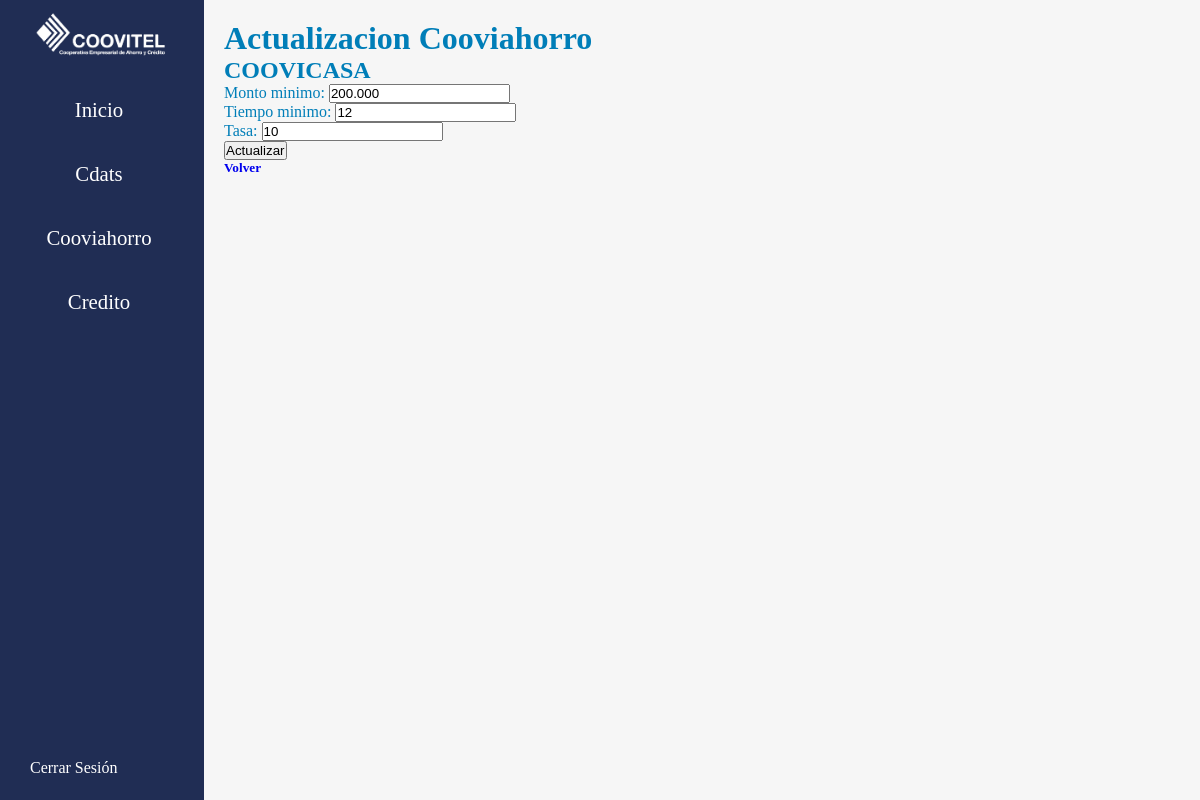
/cooviahorro/updatecooviahorro/2 (signed in), run on an earlier commit of the app's database.
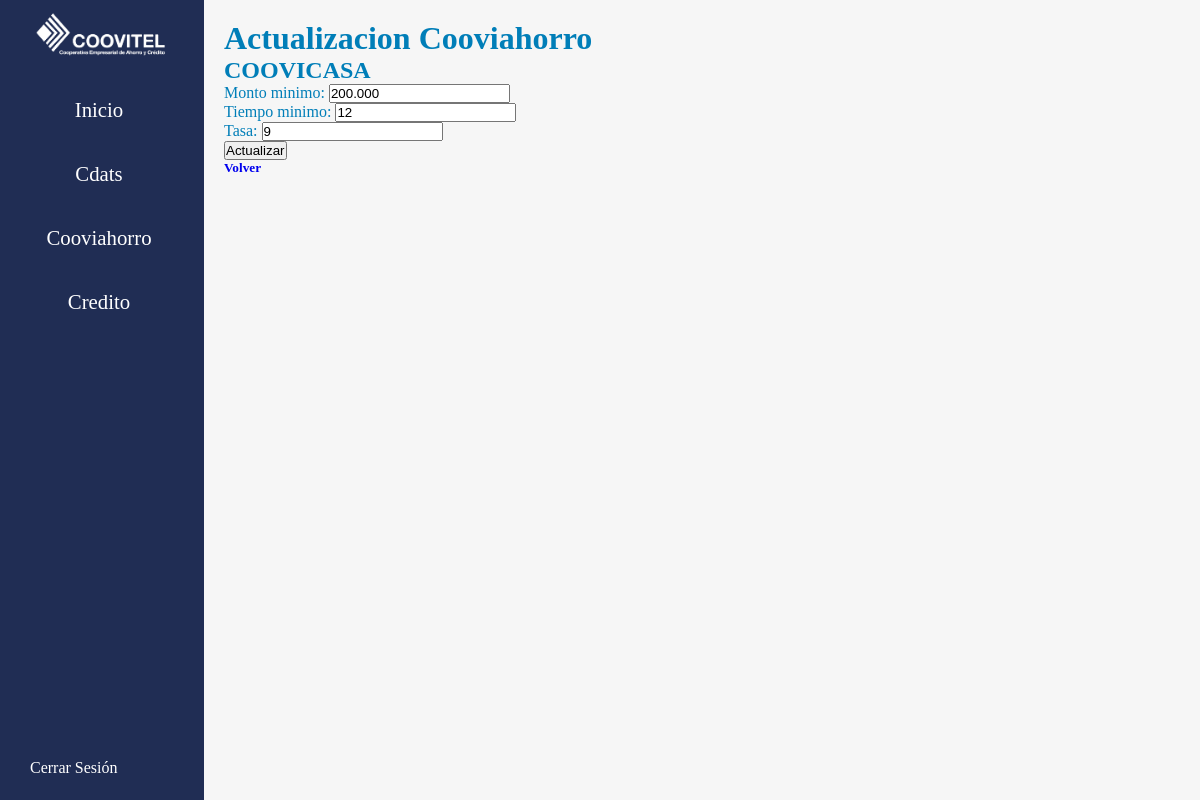
And on a later commit of the database.
### controls/models.py (models this page shows, shortened)
class TasasCooviahorro(models.Model):
    type = models.CharField(max_length=100)
    amountMin = models.CharField(max_length=100)
    termMin = models.IntegerField()
    tasa = models.CharField(max_length=100)

### controls/views.py (the view)
# urls.py: path("cooviahorro/updatecooviahorro/<int:id>", views.updatecooviahorro, name="updatecooviahorro"),
@login_required(login_url="login")
def updatecooviahorro(request, id):
    cooviahorro = TasasCooviahorro.objects.get(id=id)
    context = cooviahorro
    if request.method == 'POST':
        cooviahorro.amountMin = request.POST['amountMin']
        cooviahorro.termMin = request.POST['termMin']
        cooviahorro.tasa = request.POST['tasa']
        cooviahorro.save()
        return redirect('cooviahorro')
    return render(request, 'updatecooviahorro.html', {'cooviahorro': context})

### controls/templates/updatecooviahorro.html (shortened to what this page needs)
{% extends "base.html" %}
{% block content %}
    <div class="cdats">
        <h1 class="title">Actualizacion Cooviahorro</h1>
        <form method="POST" class="form">
            <h2 class="title-sm">{{cooviahorro.type}}</h2>
            <div class="input-datas">
                <label for="amountMin">Monto minimo:</label>
                <input class="input" id="amountMin" type="text" name="amountMin" value={{cooviahorro.amountMin}} oninput="formatNumber(this)"></input>
            </div>
            <div class="input-datas">
                <label for="termMin">Tiempo minimo:</label>
                <input class="input" id="termMin" type="number" name="termMin" value={{cooviahorro.termMin}}></input>
            </div>
            <div class="input-datas down">
                <label for="tasa">Tasa:</label>
                <input class="input" id="tasa" type="text" name="tasa" step="0.01" value={{cooviahorro.tasa}}></input>
            </div>
            <input class="create" onclick="return confirm('Esta seguro de actualizar este rango de Cooviahorro?')" type="submit" value="Actualizar"/>
        </form>
        <div class="cont-back">
            <a class="back" href="{% url 'cooviahorro' %}"><h5>Volver</h5></a>
        </div>
    </div>
{% endblock %}

What changed in the data, as far as the page shows it:
changed TasasCooviahorro "COOVICASA": tasa "10" → "9"
